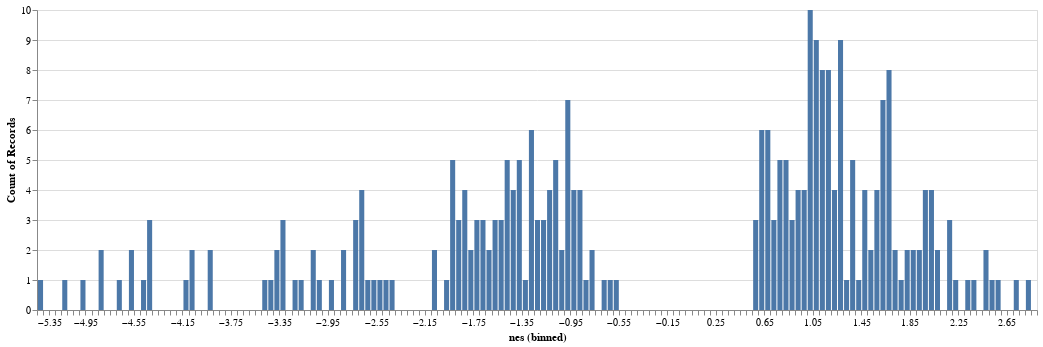

Write notebook code for a chart like this one.
### Code cell
nes_dist("h", alpha=1)

### Figure 1 — Vega-Lite specification as saved in the notebook (floating-point values rounded to 4 significant figures; data arrays with more than 128 entries replaced by an {"elided": "..."} marker saying what was removed)
{"config": {"view": {"continuousWidth": 300, "continuousHeight": 300}}, "data": {"name": "data-c5cd0d6bfeef660b190e529e0c91df44"}, "mark": {"type": "bar"}, "encoding": {"x": {"bin": {"step": 0.05}, "field": "nes", "type": "quantitative"}, "y": {"aggregate": "count", "type": "quantitative"}}, "height": 300, "width": 1000, "$schema": "https://vega.github.io/schema/vega-lite/v5.15.1.json", "datasets": {"data-c5cd0d6bfeef660b190e529e0c91df44": {"elided": "284 records"}}}
